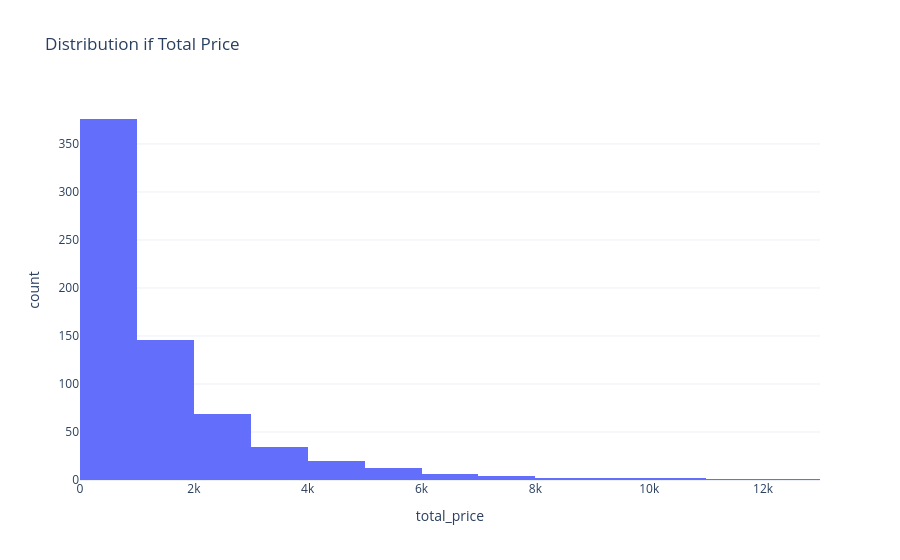

The notebook cell saved with this chart:
### Code cell
fig = px.histogram(data,
                   x = 'total_price', 
                   nbins = 20,
                   title = 'Distribution if Total Price')
fig.show()

### Figure 1 — Plotly figure (JSON) as saved in the notebook; plotly's stock layout.template omitted (floating-point values rounded to 4 significant figures; data arrays with more than 128 entries replaced by an {"elided": "..."} marker saying what was removed)
{"data": [{"bingroup": "x", "hovertemplate": "total_price=%{x}<br>count=%{y}<extra></extra>", "legendgroup": "", "marker": {"color": "#636efa", "pattern": {"shape": ""}}, "name": "", "nbinsx": 20, "orientation": "v", "showlegend": false, "type": "histogram", "x": {"elided": "676 float values"}, "xaxis": "x", "yaxis": "y"}], "layout": {"barmode": "relative", "legend": {"tracegroupgap": 0}, "title": {"text": "Distribution if Total Price"}, "xaxis": {"anchor": "y", "domain": [0, 1], "title": {"text": "total_price"}}, "yaxis": {"anchor": "x", "domain": [0, 1], "title": {"text": "count"}}}}
